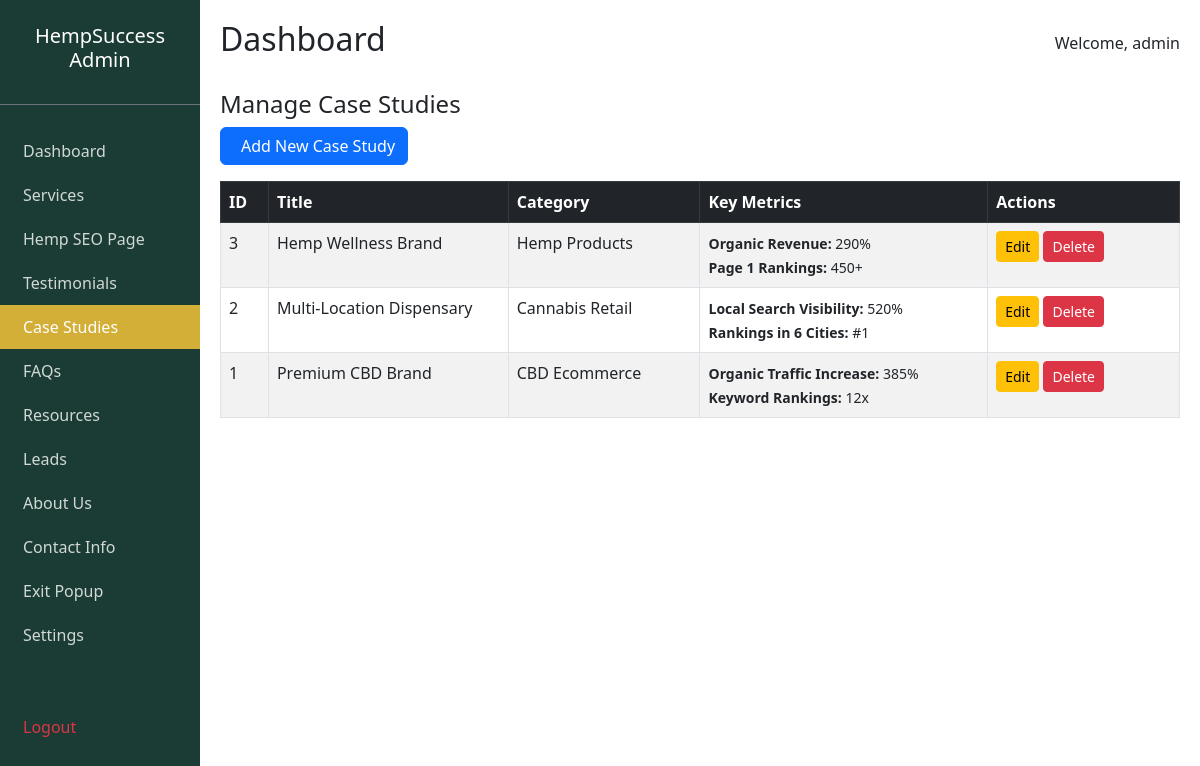
The app's page /admin/case_studies.php (signed in) with its own data.
### tables this page shows
CREATE TABLE IF NOT EXISTS case_studies (
    id INT AUTO_INCREMENT PRIMARY KEY,
    title VARCHAR(100) NOT NULL,
    category VARCHAR(50),
    challenge TEXT,
    solution TEXT,
    image_path VARCHAR(255),
    metric1_value VARCHAR(50),
    metric1_label VARCHAR(50),
    metric2_value VARCHAR(50),
    metric2_label VARCHAR(50),
    metric3_value VARCHAR(50),
    metric3_label VARCHAR(50),
    created_at TIMESTAMP DEFAULT CURRENT_TIMESTAMP
);

### admin/case_studies.php (the view, shortened to what this page needs)
<?php
require_once '../config/db.php';
include 'includes/header.php';
$case_studies = $pdo->query("SELECT * FROM case_studies ORDER BY id DESC")->fetchAll();
?>
<div class="row">
    <div class="col-md-12">
        <h4>Manage Case Studies</h4>
        <button class="btn btn-primary mb-3" data-bs-toggle="modal" data-bs-target="#addModal">
            <i class="ri-add-line me-2"></i>Add New Case Study
        </button>
        <table class="table table-bordered table-striped">
            <thead class="table-dark">
                <tr>
                    <th width="5%">ID</th>
                    <th width="25%">Title</th>
                    <th width="20%">Category</th>
                    <th width="30%">Key Metrics</th>
                    <th width="20%">Actions</th>
                </tr>
            </thead>
            <tbody>
                <?php foreach ($case_studies as $cs): ?>
                    <tr>
                        <td>
                            <?php echo $cs['id']; ?>
                        </td>
                        <td>
                            <?php echo htmlspecialchars($cs['title']); ?>
                        </td>
                        <td>
                            <?php echo htmlspecialchars($cs['category']); ?>
                        </td>
                        <td>
                            <small>
                                <strong>
                                    <?php echo htmlspecialchars($cs['metric1_label']); ?>:
                                </strong>
                                <?php echo htmlspecialchars($cs['metric1_value']); ?><br>
                                <strong>
                                    <?php echo htmlspecialchars($cs['metric2_label']); ?>:
                                </strong>
                                <?php echo htmlspecialchars($cs['metric2_value']); ?>
                            </small>
                        </td>
                        <td>
                            <button class="btn btn-sm btn-warning" data-bs-toggle="modal"
                                data-bs-target="#editModal<?php echo $cs['id']; ?>">
                                <i class="ri-edit-line"></i> Edit
                            </button>
                            <form method="POST" style="display:inline;"
                                onsubmit="return confirm('Are you sure you want to delete this case study?');">
                                <button type="submit" name="delete" class="btn btn-danger btn-sm">
                                    <i class="ri-delete-bin-line"></i> Delete
                                </button>
                            </form>
                        </td>
                    </tr>
                <?php endforeach; ?>
            </tbody>
        </table>
    </div>
</div>
<?php include 'includes/footer.php'; ?>

### records on screen
case_studies: id "3", title "Hemp Wellness Brand", category "Hemp Products", metric1_label "Organic Revenue", metric1_value "290%", metric2_label "Page 1 Rankings", metric2_value "450+"
case_studies: id "2", title "Multi-Location Dispensary", category "Cannabis Retail", metric1_label "Local Search Visibility", metric1_value "520%", metric2_label "Rankings in 6 Cities", metric2_value "#1"
case_studies: id "1", title "Premium CBD Brand", category "CBD Ecommerce", metric1_label "Organic Traffic Increase", metric1_value "385%", metric2_label "Keyword Rankings", metric2_value "12x"

### other values on screen
$_SESSION['username'] "admin"
